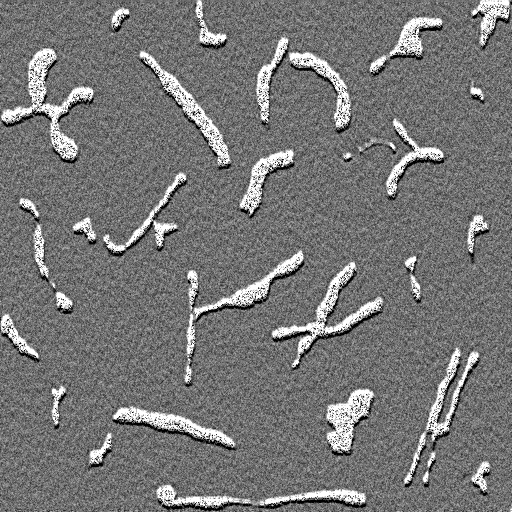
#> input picture images/FigP1036(blobs).tif, 512 x 512 px; its folder holds only this picture in this run
$ python image_processing2.py
#> lines starting #> are read from the running program, lines starting #| are printed output that depends on the picture
#> in read_image, img is the input picture: PIL image 512x512 L; min 0, max 255, mean 118.3
import cv2
import numpy as np
import os
import matplotlib.pyplot as plt
from PIL import Image  # For handling TIFF files

# Function to apply histogram equalization (for contrast enhancement)
def enhance_image(img):
    return cv2.equalizeHist(img)  # Directly apply histogram equalization on grayscale image
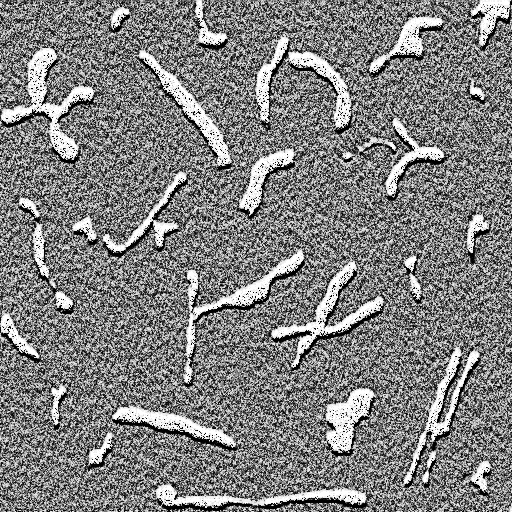
#> returned value: shape (512, 512); min 0, max 255, mean 127.6

# Function to add Gaussian noise
def add_gaussian_noise(img, mean=0, sigma=40):
#> called with mean = 0, sigma = 40
    noise = np.random.normal(mean, sigma, img.shape).astype(np.int16)  # Use int16 to prevent overflow
    noisy_img = img.astype(np.int16) + noise
    noisy_img = np.clip(noisy_img, 0, 255).astype(np.uint8)  # Ensure pixel values remain valid
    return noisy_img

# Function to add Salt & Pepper noise
def add_salt_and_pepper_noise(img, salt_prob=0.02, pepper_prob=0.02):
#> called with salt_prob = 0.02, pepper_prob = 0.02
    noisy_img = img.copy()
    total_pixels = img.size
#> total_pixels = 262144

    # Add salt (white) noise
    num_salt = int(total_pixels * salt_prob)
#> num_salt = 5242
    salt_coords = [np.random.randint(0, i, num_salt) for i in img.shape]
    noisy_img[salt_coords[0], salt_coords[1]] = 255

    # Add pepper (black) noise
    num_pepper = int(total_pixels * pepper_prob)
#> num_pepper = 5242
    pepper_coords = [np.random.randint(0, i, num_pepper) for i in img.shape]
    noisy_img[pepper_coords[0], pepper_coords[1]] = 0

    return noisy_img

# Function to apply Arithmetic Mean Filter (Averaging Filter)
def arithmetic_mean_filter(img, kernel_size=5):
#> called with kernel_size = 5
    return cv2.blur(img, (kernel_size, kernel_size))

# Function to apply Geometric Mean Filter
def geometric_mean_filter(img, kernel_size=5):
#> called with kernel_size = 5
    img = img.astype(np.float32) + 1  # Avoid log(0)
#> img: shape (512, 512) float32
    log_img = np.log(img)
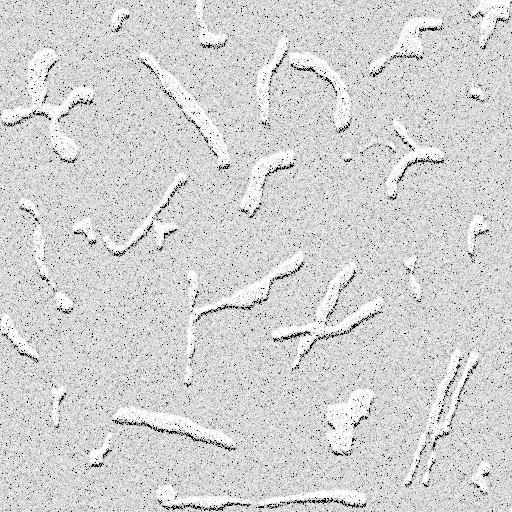
#> log_img: shape (512, 512) float32; min 0, max 5.55, mean 4.59; drawn with min black and max white
    mean_log = cv2.blur(log_img, (kernel_size, kernel_size))
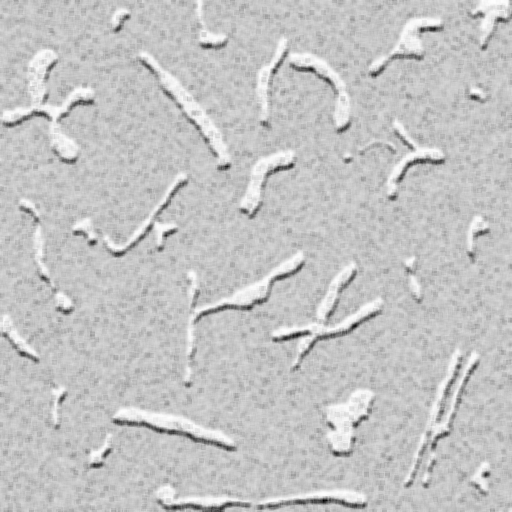
#> mean_log: shape (512, 512) float32; min 1.56, max 5.51, mean 4.59; drawn with min black and max white
    geometric_mean = np.exp(mean_log).astype(np.uint8)
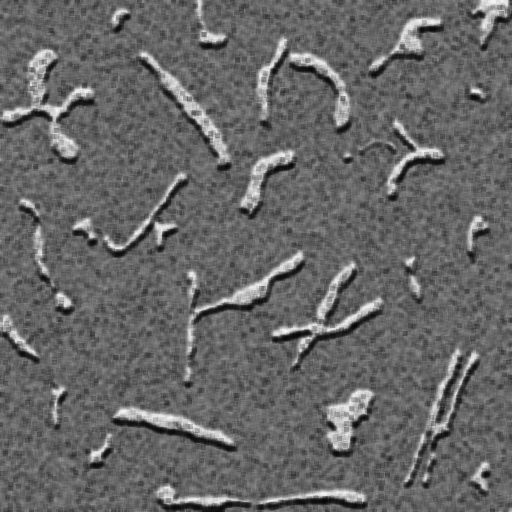
#> geometric_mean: shape (512, 512); min 4, max 247, mean 103
    return geometric_mean

# Function to apply Harmonic Mean Filter
def harmonic_mean_filter(img, kernel_size=5):
#> called with kernel_size = 5
    img = img.astype(np.float32) + 1e-9  # Avoid division by zero
    inv_img = 1.0 / img
    mean_inv = cv2.blur(inv_img, (kernel_size, kernel_size))
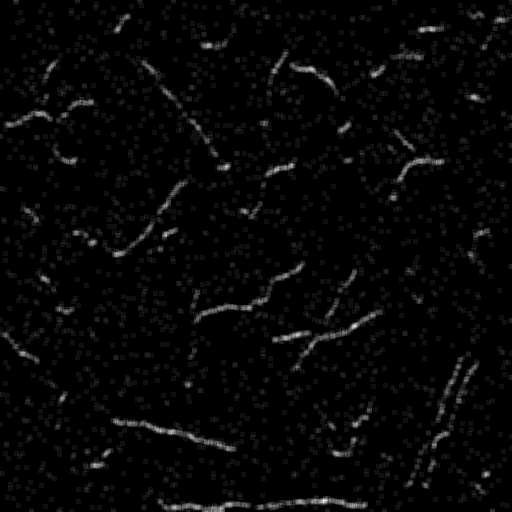
#> mean_inv: shape (512, 512) float32; min 0.00406, max 600000000, mean 16049652; drawn with min black and max white
    harmonic_mean = 1.0 / mean_inv
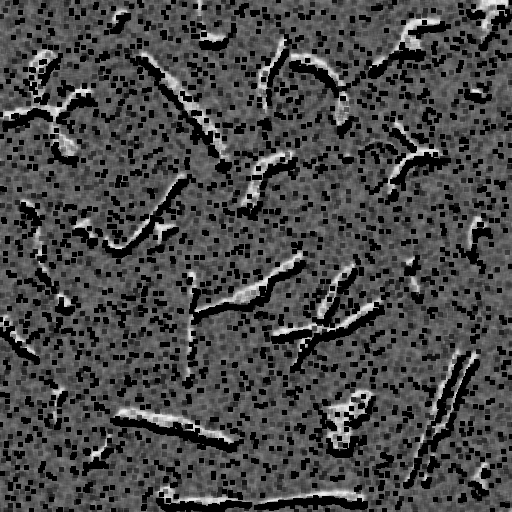
#> harmonic_mean: shape (512, 512) float32; min 1.67e-09, max 246.3, mean 72.3
    return np.clip(harmonic_mean, 0, 255).astype(np.uint8)

# Function to plot histograms
def plot_histogram(image, title, subplot_position):
    plt.subplot(2, 4, subplot_position)
    plt.hist(image.ravel(), bins=256, range=[0, 256], color='black', alpha=0.75)
    plt.title(title)
    plt.xlabel('Pixel Intensity')
    plt.ylabel('Frequency')

# Function to read images, including TIFF files
def read_image(img_path):
    ext = img_path.lower().split('.')[-1]

    # Use OpenCV for common formats (JPG, PNG)
    if ext in ['jpg', 'jpeg', 'png']:
        img = cv2.imread(img_path, cv2.IMREAD_GRAYSCALE)
    # Use PIL for TIFF files
    elif ext in ['tif', 'tiff']:
        img = Image.open(img_path)
        img = img.convert("L")  # Convert to grayscale
        img = np.array(img)  # Convert to NumPy array for OpenCV processing
    else:
        print(f"Unsupported file format: {img_path}")
        return None

    return img

# Directory setup
input_folder = "images"  # Folder containing input images
output_folder = "processed_images"  # Folder to save processed images
os.makedirs(output_folder, exist_ok=True)

# Get list of image files (including TIFF)
image_files = [f for f in os.listdir(input_folder) if f.endswith(('.png', '.jpg', '.jpeg', '.tif', '.tiff'))]

for img_file in image_files:
    img_path = os.path.join(input_folder, img_file)
    img = read_image(img_path)  # Read image with TIFF support

    if img is None:
        print(f"Could not read {img_file}, skipping...")
        continue

    # Step 1: Enhance Image
    enhanced_img = enhance_image(img)

    # Step 2: Add Gaussian and Salt & Pepper Noise
    gaussian_noisy = add_gaussian_noise(img)
    salt_pepper_noisy = add_salt_and_pepper_noise(img)

    # Step 3: Remove Noise using different filters
    arithmetic_filtered = arithmetic_mean_filter(gaussian_noisy)
    geometric_filtered = geometric_mean_filter(gaussian_noisy)
    harmonic_filtered = harmonic_mean_filter(gaussian_noisy)

    # Save results
    cv2.imwrite(os.path.join(output_folder, f"enhanced_{img_file}"), enhanced_img)
    cv2.imwrite(os.path.join(output_folder, f"gaussian_noisy_{img_file}"), gaussian_noisy)
    cv2.imwrite(os.path.join(output_folder, f"salt_pepper_noisy_{img_file}"), salt_pepper_noisy)

    cv2.imwrite(os.path.join(output_folder, f"arithmetic_filtered_{img_file}"), arithmetic_filtered)
    cv2.imwrite(os.path.join(output_folder, f"geometric_filtered_{img_file}"), geometric_filtered)
    cv2.imwrite(os.path.join(output_folder, f"harmonic_filtered_{img_file}"), harmonic_filtered)

    # Display images
    plt.figure(figsize=(15, 10))
    images = [img, enhanced_img, gaussian_noisy, salt_pepper_noisy, arithmetic_filtered, geometric_filtered, harmonic_filtered]
    titles = ["Original", "Enhanced", "Gaussian Noise", "Salt & Pepper Noise",
              "Denoised (Arithmetic)", "Denoised (Geometric)", "Denoised (Harmonic)"]

    for i in range(7):
        plt.subplot(2, 4, i + 1)
        plt.imshow(images[i], cmap='gray')  # Use grayscale colormap
        plt.title(titles[i])
        plt.axis("off")

    plt.tight_layout()
    plt.show()

    # Display histograms
    plt.figure(figsize=(15, 8))
    plot_histogram(img, "Histogram (Original)", 1)
    plot_histogram(enhanced_img, "Histogram (Enhanced)", 2)
    plot_histogram(gaussian_noisy, "Histogram (Gaussian Noise)", 3)
    plot_histogram(salt_pepper_noisy, "Histogram (Salt & Pepper Noise)", 4)
    plot_histogram(arithmetic_filtered, "Histogram (Denoised - Arithmetic)", 5)
    plot_histogram(geometric_filtered, "Histogram (Denoised - Geometric)", 6)
    plot_histogram(harmonic_filtered, "Histogram (Denoised - Harmonic)", 7)

    plt.tight_layout()
    plt.show()
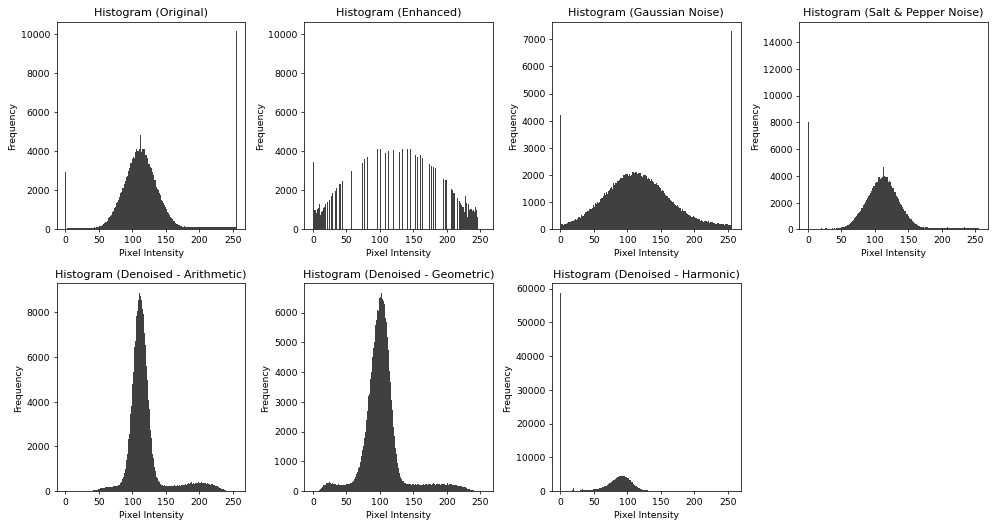
#> figure drawn by matplotlib, 7 panels; panel 1: tallest bar 10113 high, from x = 255 to 256; panel 2: tallest bar 10113 high, from x = 255 to 256; panel 3: tallest bar 7285 high, from x = 255 to 256; panel 4: tallest bar 14785 high, from x = 255 to 256

print(f"Processed images saved in {output_folder}")
